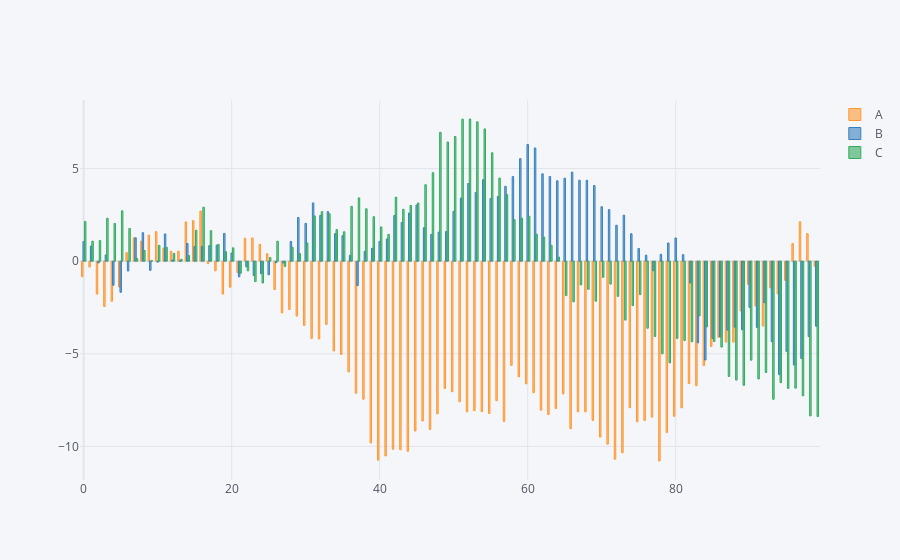

Notebook cell for this chart:
### Code cell
df.iplot(kind='bar',bargap=0.4)
